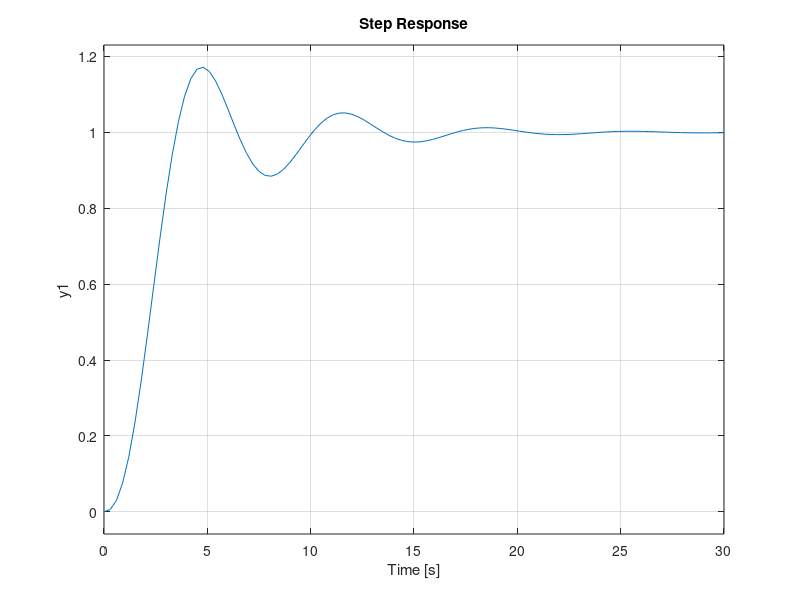

Recreate this plot in MATLAB.
close all
clear all
clc

G = tf(1, [1 1 1 0]);
step(G)

controller = pid(0.5, 0, 0.1);
OpenLoop = series(G,controller);
ClosedLoop = feedback(OpenLoop,1);
step(ClosedLoop)
